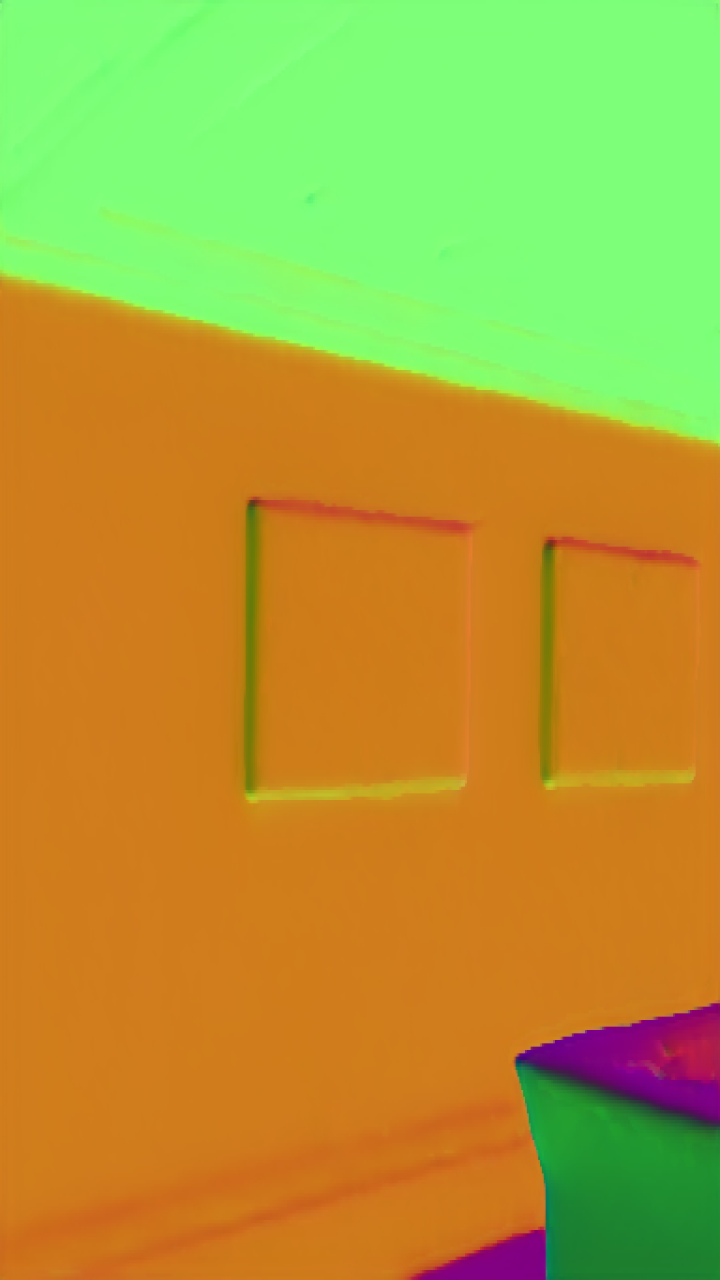
#> input picture normal/test1/test9_frame_normal_resize.png, 720 x 1280 px, found by its file name
$ python show_surface.py
#> lines starting #> are read from the running program, lines starting #| are printed output that depends on the picture
#> further down, normal_map is the input picture: shape (1280, 720, 3); mean B, G, R 55.4, 158.8, 175.6
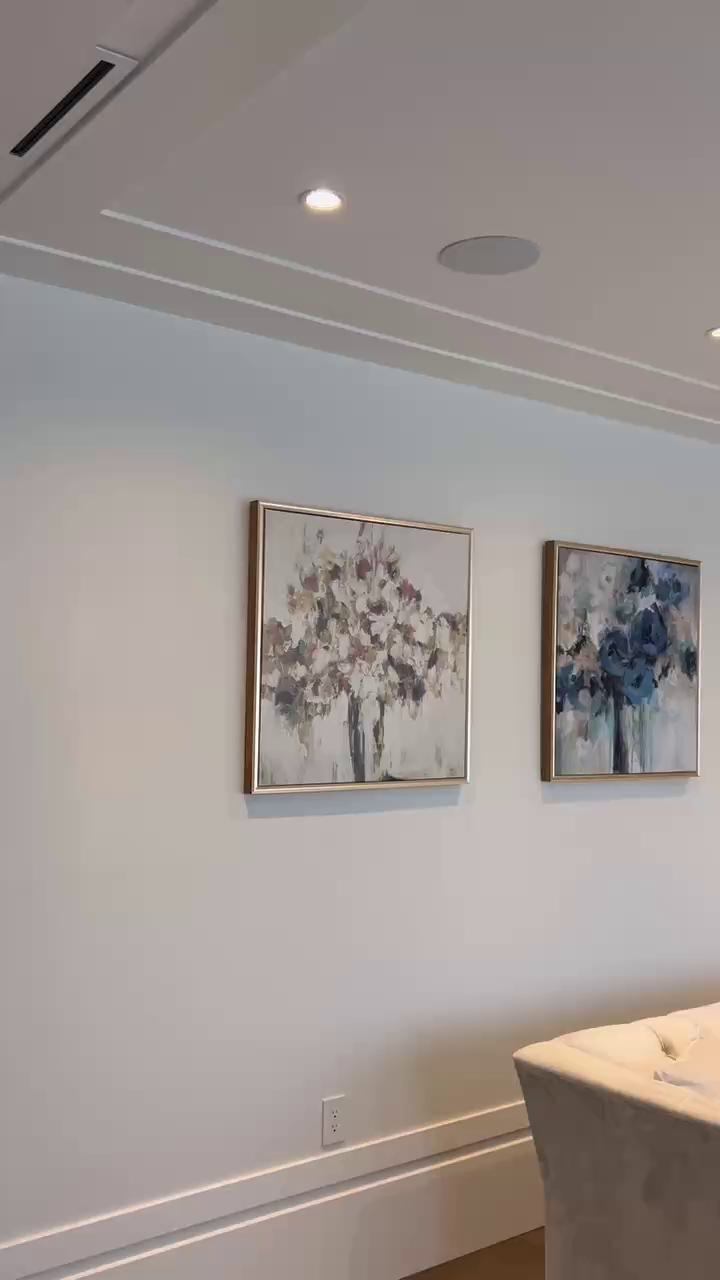
#> input picture normal/test1/test9_frame_og.jpg, 720 x 1280 px, found by its file name
#> further down, image is the input picture: shape (1280, 720, 3); mean B, G, R 145, 148.6, 157.1
import cv2
import numpy as np
from sklearn.cluster import KMeans

def normalize_vector(v):
    norm = np.linalg.norm(v)
    return v / norm if norm else v

def process_normal_map(normal_map):
    # 将RGB值从[0, 255]映射到[-1, 1]
    normals = (normal_map.astype(np.float32) / 127.5) - 1
    # 归一化法线向量
    normals = np.apply_along_axis(normalize_vector, 2, normals)
    return normals.reshape(-1, 3)

def cluster_planes(normals, n_clusters=5):
#> called with normals = array of shape (921600, 3), n_clusters = 5
    kmeans = KMeans(n_clusters=n_clusters)
    labels = kmeans.fit_predict(normals)
    return labels.reshape(normal_map.shape[0], normal_map.shape[1])
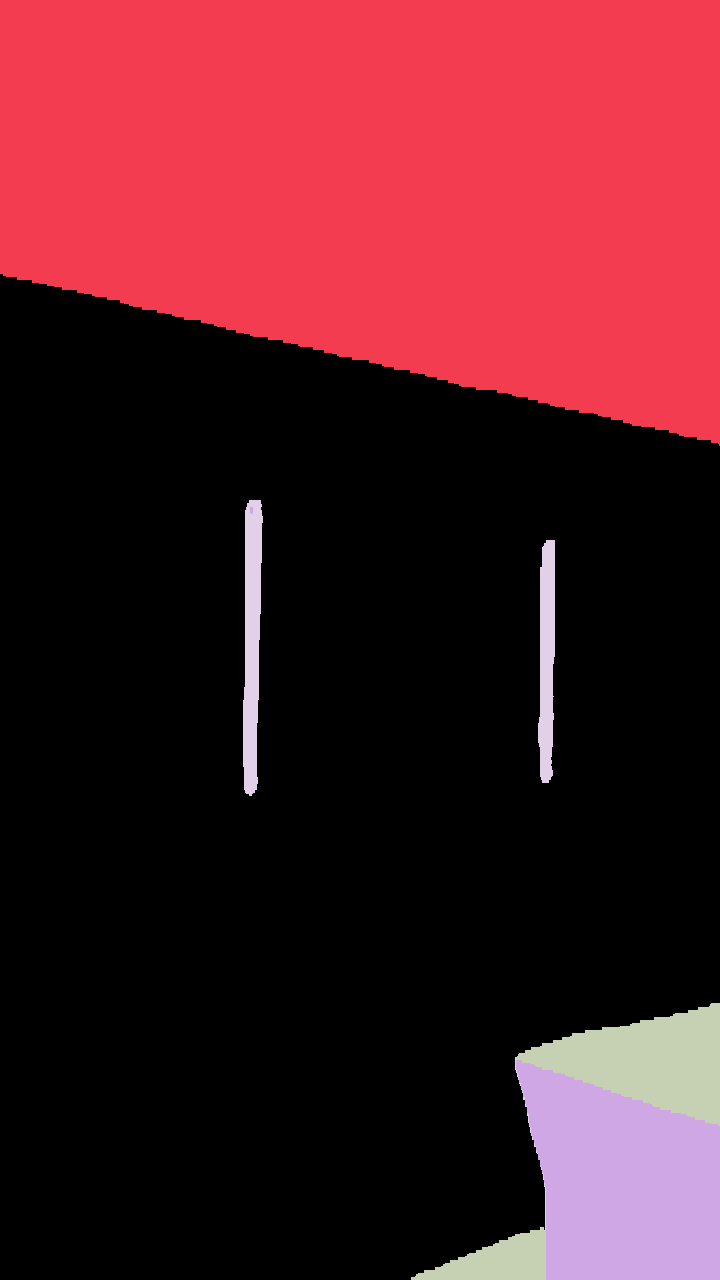
#> returned value: shape (1280, 720) int32; 5 distinct labels, from 0 to 4; one colour per label, 0 black

def color_planes(image, labels):
    unique_labels = np.unique(labels)
#> unique_labels = [0, 1, 2, 3, 4]
    colored_image = np.zeros_like(image)
    colors = [tuple(np.random.randint(0, 255, 3).tolist()) for _ in unique_labels]
#> colors = [(165, 25, 77), (72, 9, 148), (115, 208, 243), (197, 254, 79), (175, 192, 82)]
    for label, color in zip(unique_labels, colors):
        colored_image[labels == label] = color
#> this loop made 5 passes
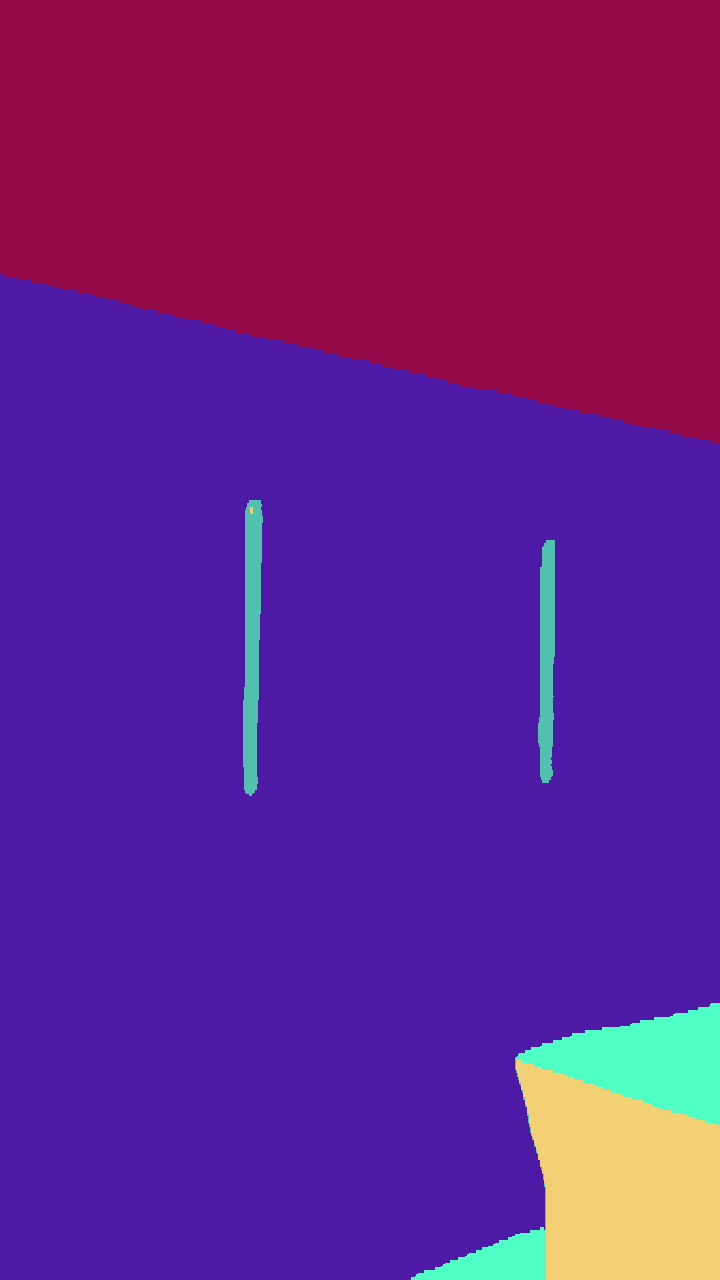
#> colored_image: shape (1280, 720, 3); mean of channels 0, 1, 2 137.7, 32.9, 103.1; drawn as B, G, R
    return colored_image

normal_map = cv2.imread('test9_frame_normal_resize.png')
image = cv2.imread('test9_frame_og.jpg')

# 处理法线图并聚类平面
normals = process_normal_map(normal_map)
labels = cluster_planes(normals)

# 为不同平面上色
colored_image = color_planes(image, labels)
cv2.imwrite("visual_planes.png", colored_image)
# 显示结果
cv2.imshow('Original Image', image)
cv2.imshow('Colored Planes', colored_image)
cv2.waitKey(0)
cv2.destroyAllWindows()
